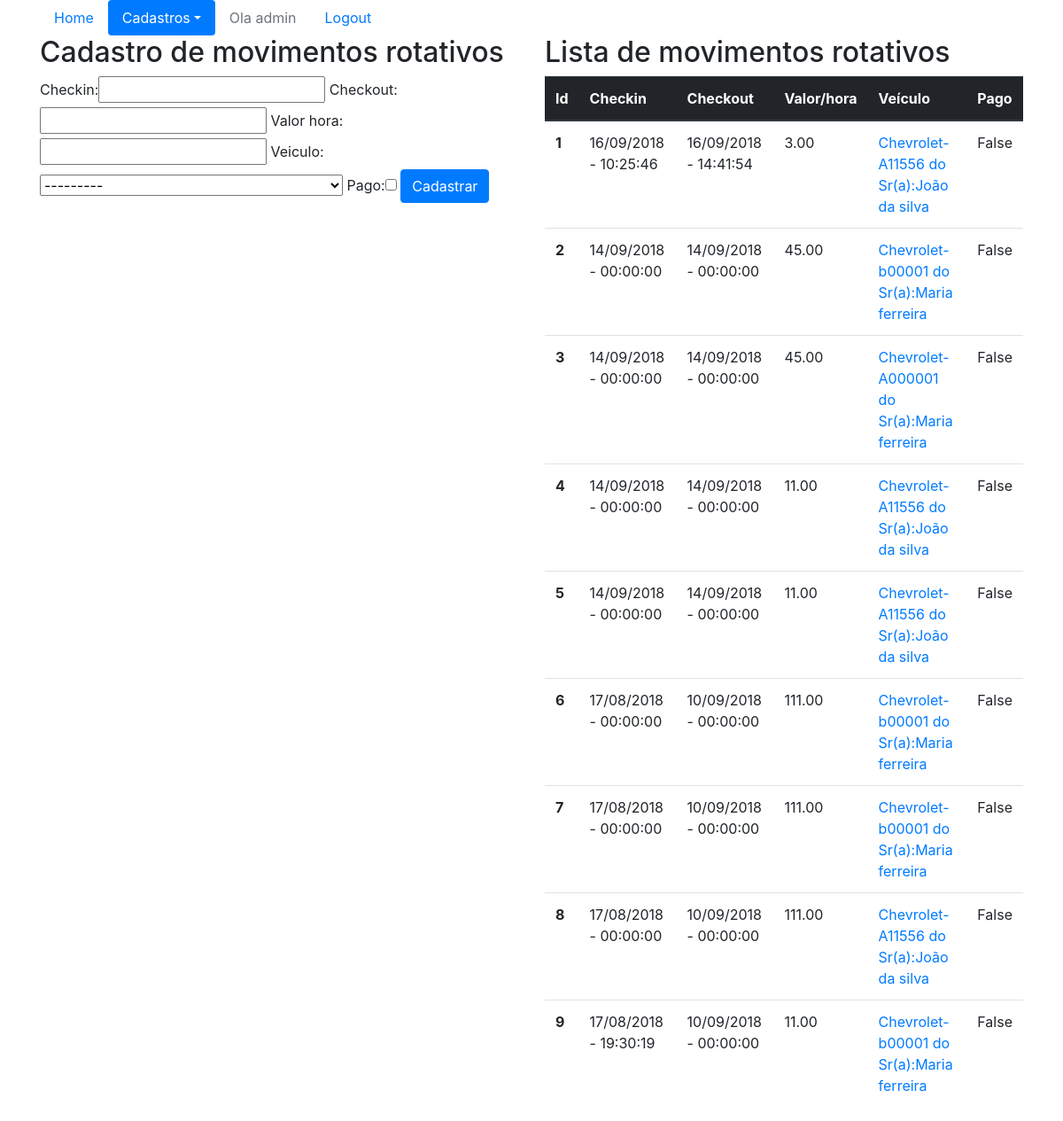
Before: /sistema/movimentos-rotativos/ (signed in) with the older database file.
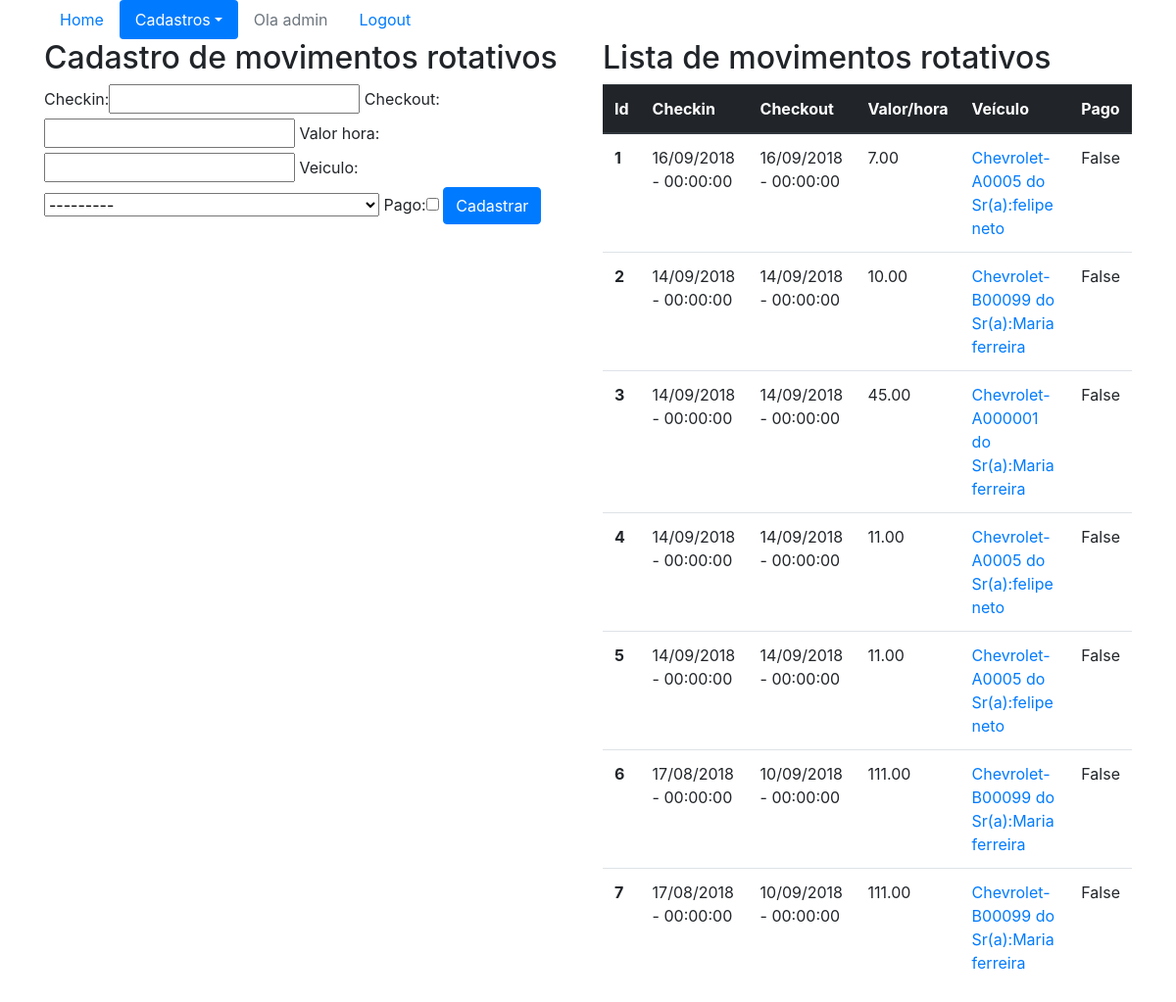
After: the same page with the newer database file.
### core/models.py (models this page shows, shortened)
class MovRotativo(models.Model):
    checkin = models.DateTimeField(auto_now=False)
    checkout = models.DateTimeField(auto_now=False, blank=True, null=True)
    valor_hora = models.DecimalField(max_digits=5, decimal_places=2)
    veiculo = models.ForeignKey(Veiculo, on_delete=models.CASCADE)
    pago = models.BooleanField(default=False)
    """ Para remover o erro d: E1101:Class 'Pessoa' has no 'objects' member """
    objects = models.Manager()

class Veiculo(models.Model):
    marca = models.ForeignKey(Marca, on_delete=models.CASCADE)
    placa = models.CharField(max_length=7)
    proprietario = models.ForeignKey(Pessoa, on_delete=models.CASCADE)
    cor = models.CharField(max_length=15)
    observaces = models.TextField()
    """ Para remover o erro d: E1101:Class 'Pessoa' has no 'objects' member """
    objects = models.Manager()
    def __str__(self):
        return (
            str(self.marca) + '-'+ self.placa + ' do Sr(a):'
            + str(self.proprietario)
        )

class Marca(models.Model):
    nome = models.CharField(max_length=50)
    """ Para remover o erro d: E1101:Class 'Pessoa' has no 'objects' member """
    objects = models.Manager()
    def __str__(self):
        return self.nome

class Pessoa(models.Model):
    nome = models.CharField(max_length=100)
    endereco = models.CharField(max_length=200)
    telefone = models.CharField(max_length=20)
    """ Para remover o erro d: E1101:Class 'Pessoa' has no 'objects' member """
    objects = models.Manager()
    def __str__(self):
        return self.nome

### core/views.py (the view)
@login_required
def lista_movimentos_rotativos(request):
    menu_movimento_rotativo_ativo = 'active'
    menu_cadastro_ativo = 'active'
    movRotativo = MovRotativo.objects.all()
    form = MovRotativoForm()
    data = {'rotativos': movRotativo,
        'form': form,
        'menu_movimento_rotativo_ativo':menu_movimento_rotativo_ativo,
        'menu_cadastro_ativo':menu_cadastro_ativo}
    return render(request,
        'core/lista_movimentos_rotativos.html', data)

### core/forms.py
class MovRotativoForm(ModelForm):
    class Meta:
        model  = MovRotativo
        fields = '__all__'

### core/templates/core/lista_movimentos_rotativos.html (shortened to what this page needs)
{% extends 'base.html' %}
{% load bootstrap %}
{% block main %}
<div class="row">
    <div class="col-sm-6">
        <h2>Cadastro de movimentos rotativos </h2>
        <form action="{% url 'core_movimento_rotativo_novo' %}" method="POST">
            {{form|bootstrap}}
            <button type="submit" class="btn btn-primary">Cadastrar</button>
        </form>
    </div>
    <div class="col-sm-6">
        <h2>Lista de movimentos rotativos </h2>
        <table class="table">
            <thead class="thead-dark">
                <tr>
                    <th scope="col">Id</th>
                    <th scope="col">Checkin</th>
                    <th scope="col">Checkout</th>
                    <th scope="col">Valor/hora</th>
                    <th scope="col">Veículo</th>
                    <th scope="col">Pago</th>
                </tr>
            </thead>
            <tbody>
                {% for rotativo in rotativos  %}
                <tr>
                    <th scope="row">{{rotativo.id}}</th>
                    <td>{{rotativo.checkin}}</td>
                    <td>{{rotativo.checkout}}</td>
                    <td> {{rotativo.valor_hora}}</td>
                    <td> <a href="{% url 'core_movimento_rotativo_update' rotativo.id %}" > {{rotativo.veiculo}}  </a> </td>
                    <td>{{rotativo.pago}}</td>
                </tr>
                {% endfor %}
            </tbody>
        </table>
    </div>
</div>
{% endblock  %}

Changed rows visible on the page:
removed MovRotativo: id "8", checkin "17/08/2018 - 00:00:00", checkout "10/09/2018 - 00:00:00", valor_hora "111.00", veiculo "Chevrolet-A11556 do Sr(a):João da silva", pago "False"
removed MovRotativo: id "9", checkin "17/08/2018 - 19:30:19", checkout "10/09/2018 - 00:00:00", valor_hora "11.00", veiculo "Chevrolet-b00001 do Sr(a):Maria ferreira", pago "False"
changed MovRotativo id 1: checkin "16/09/2018 - 10:25:46" → "16/09/2018 - 00:00:00"; checkout "16/09/2018 - 14:41:54" → "16/09/2018 - 00:00:00"; valor_hora "3.00" → "7.00"; veiculo "Chevrolet-A11556 do Sr(a):João da silva" → "Chevrolet-A0005 do Sr(a):felipe neto"
changed MovRotativo id 2: valor_hora "45.00" → "10.00"; veiculo "Chevrolet-b00001 do Sr(a):Maria ferreira" → "Chevrolet-B00099 do Sr(a):Maria ferreira"
changed through a linked row, MovRotativo id 4: veiculo "Chevrolet-A11556 do Sr(a):João da silva" → "Chevrolet-A0005 do Sr(a):felipe neto"
changed through a linked row, MovRotativo id 5: veiculo "Chevrolet-A11556 do Sr(a):João da silva" → "Chevrolet-A0005 do Sr(a):felipe neto"
changed through a linked row, MovRotativo id 6: veiculo "Chevrolet-b00001 do Sr(a):Maria ferreira" → "Chevrolet-B00099 do Sr(a):Maria ferreira"
changed through a linked row, MovRotativo id 7: veiculo "Chevrolet-b00001 do Sr(a):Maria ferreira" → "Chevrolet-B00099 do Sr(a):Maria ferreira"
